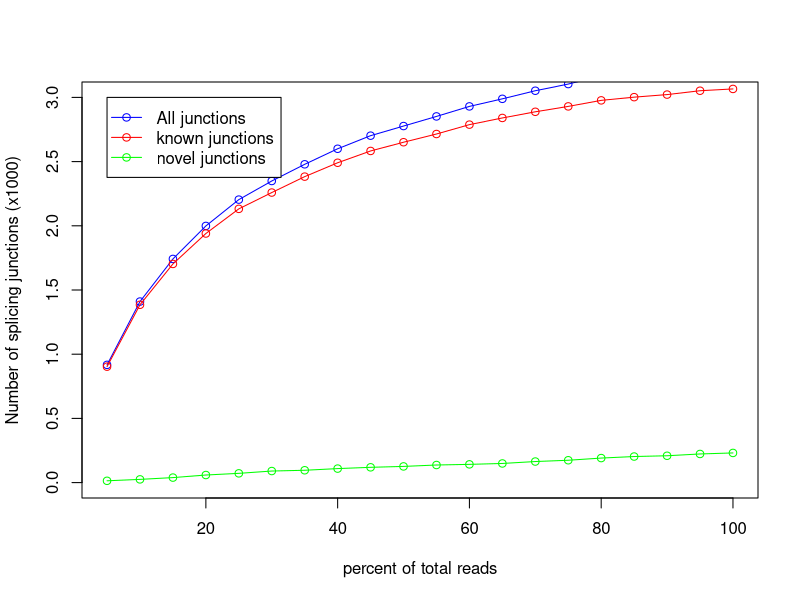

R code for this plot:
pdf('HBRRep2.junctionSaturation_plot.pdf')
x=c(5,10,15,20,25,30,35,40,45,50,55,60,65,70,75,80,85,90,95,100)
y=c(903,1385,1703,1940,2132,2259,2383,2491,2583,2651,2715,2788,2840,2888,2930,2977,3002,3022,3052,3066)
z=c(917,1410,1742,1999,2204,2349,2479,2600,2702,2777,2852,2930,2989,3052,3104,3168,3205,3231,3275,3297)
w=c(14,25,39,59,72,90,96,109,119,126,137,142,149,164,174,191,203,209,223,231)
m=max(3,3,0)
n=min(0,0,0)
plot(x,z/1000,xlab='percent of total reads',ylab='Number of splicing junctions (x1000)',type='o',col='blue',ylim=c(n,m))
points(x,y/1000,type='o',col='red')
points(x,w/1000,type='o',col='green')
legend(5,3, legend=c("All junctions","known junctions", "novel junctions"),col=c("blue","red","green"),lwd=1,pch=1)
dev.off()
